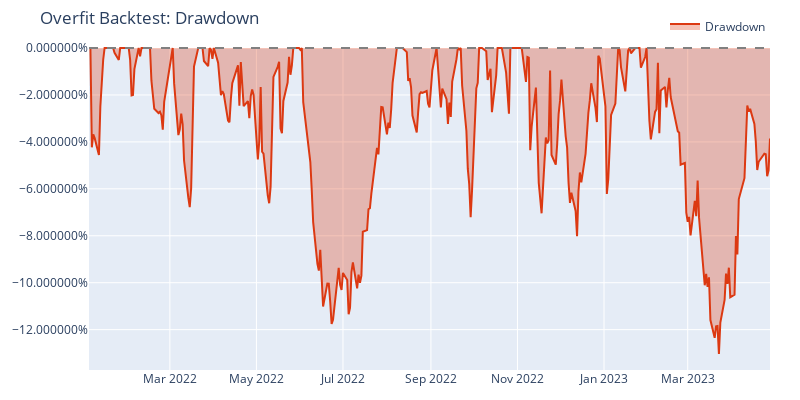

This figure's notebook cell:
### Code cell
pyopt_pf.plot_underwater(width=800, height=400, title='Overfit Backtest: Drawdown').show();

### Figure 1 — Plotly figure (JSON) as saved in the notebook; plotly's stock layout.template omitted (floating-point values rounded to 4 significant figures; data arrays with more than 128 entries replaced by an {"elided": "..."} marker saying what was removed)
{"data": [{"fill": "tozeroy", "fillcolor": "rgba(220,57,18,0.3000)", "line": {"color": "#dc3912"}, "name": "Drawdown", "showlegend": true, "type": "scatter", "uid": "dcb1a11e-50ca-46cd-a488-1fe2172b77a2", "x": {"elided": "330 str values"}, "y": {"elided": "330 float values"}}], "layout": {"height": 400, "legend": {"orientation": "h", "traceorder": "normal", "x": 1, "xanchor": "right", "y": 1.02, "yanchor": "bottom"}, "margin": {"b": 30, "l": 30, "r": 30, "t": 30}, "shapes": [{"line": {"color": "gray", "dash": "dash"}, "type": "line", "x0": 0, "x1": 1, "xref": "paper", "y0": 0, "y1": 0, "yref": "y"}], "title": {"text": "Overfit Backtest: Drawdown"}, "width": 800, "yaxis": {"tickformat": "%"}}}
